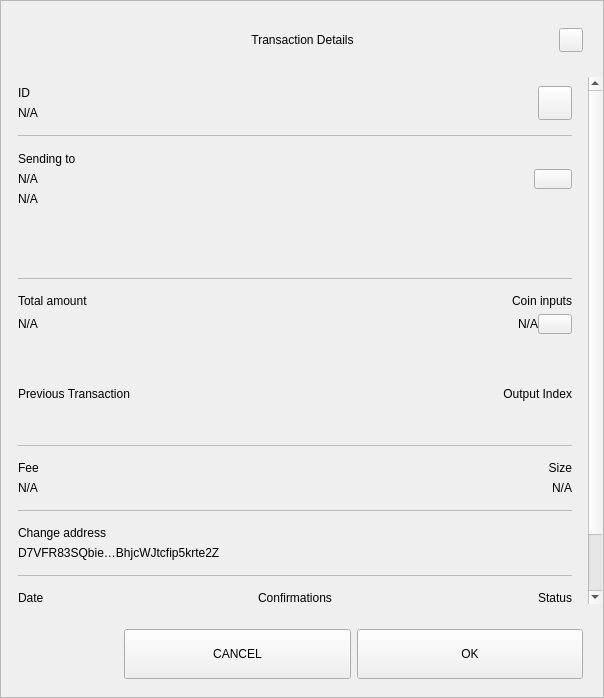
<?xml version="1.0" encoding="UTF-8"?>
<ui version="4.0">
 <class>TxDetailDialog</class>
 <widget class="QWidget" name="TxDetailDialog">
  <property name="geometry">
   <rect>
    <x>0</x>
    <y>0</y>
    <width>604</width>
    <height>698</height>
   </rect>
  </property>
  <property name="sizePolicy">
   <sizepolicy hsizetype="Preferred" vsizetype="Expanding">
    <horstretch>0</horstretch>
    <verstretch>0</verstretch>
   </sizepolicy>
  </property>
  <property name="minimumSize">
   <size>
    <width>574</width>
    <height>500</height>
   </size>
  </property>
  <property name="windowTitle">
   <string>Form</string>
  </property>
  <property name="styleSheet">
   <string notr="true"/>
  </property>
  <layout class="QVBoxLayout" name="verticalLayout_3">
   <property name="spacing">
    <number>0</number>
   </property>
   <property name="leftMargin">
    <number>0</number>
   </property>
   <property name="topMargin">
    <number>0</number>
   </property>
   <property name="rightMargin">
    <number>0</number>
   </property>
   <property name="bottomMargin">
    <number>0</number>
   </property>
   <item>
    <widget class="QFrame" name="frame">
     <property name="sizePolicy">
      <sizepolicy hsizetype="Preferred" vsizetype="Expanding">
       <horstretch>0</horstretch>
       <verstretch>0</verstretch>
      </sizepolicy>
     </property>
     <property name="styleSheet">
      <string notr="true"/>
     </property>
     <property name="frameShape">
      <enum>QFrame::StyledPanel</enum>
     </property>
     <property name="frameShadow">
      <enum>QFrame::Raised</enum>
     </property>
     <layout class="QVBoxLayout" name="verticalLayout">
      <property name="leftMargin">
       <number>0</number>
      </property>
      <property name="rightMargin">
       <number>0</number>
      </property>
      <item>
       <layout class="QHBoxLayout" name="horizontalLayout_3">
        <property name="spacing">
         <number>0</number>
        </property>
        <property name="leftMargin">
         <number>20</number>
        </property>
        <property name="topMargin">
         <number>10</number>
        </property>
        <property name="rightMargin">
         <number>20</number>
        </property>
        <item>
         <spacer name="horizontalSpacer_1">
          <property name="orientation">
           <enum>Qt::Horizontal</enum>
          </property>
          <property name="sizeHint" stdset="0">
           <size>
            <width>40</width>
            <height>20</height>
           </size>
          </property>
         </spacer>
        </item>
        <item>
         <widget class="QLabel" name="labelTitle">
          <property name="minimumSize">
           <size>
            <width>0</width>
            <height>40</height>
           </size>
          </property>
          <property name="maximumSize">
           <size>
            <width>16777215</width>
            <height>40</height>
           </size>
          </property>
          <property name="styleSheet">
           <string notr="true">padding-left:24px;</string>
          </property>
          <property name="text">
           <string>Transaction Details</string>
          </property>
          <property name="alignment">
           <set>Qt::AlignCenter</set>
          </property>
          <property name="margin">
           <number>7</number>
          </property>
         </widget>
        </item>
        <item>
         <spacer name="horizontalSpacer_2">
          <property name="orientation">
           <enum>Qt::Horizontal</enum>
          </property>
          <property name="sizeHint" stdset="0">
           <size>
            <width>40</width>
            <height>20</height>
           </size>
          </property>
         </spacer>
        </item>
        <item>
         <widget class="QPushButton" name="btnEsc">
          <property name="minimumSize">
           <size>
            <width>24</width>
            <height>24</height>
           </size>
          </property>
          <property name="maximumSize">
           <size>
            <width>24</width>
            <height>24</height>
           </size>
          </property>
          <property name="focusPolicy">
           <enum>Qt::NoFocus</enum>
          </property>
          <property name="text">
           <string/>
          </property>
         </widget>
        </item>
       </layout>
      </item>
      <item>
       <spacer name="verticalSpacer">
        <property name="orientation">
         <enum>Qt::Vertical</enum>
        </property>
        <property name="sizeType">
         <enum>QSizePolicy::Fixed</enum>
        </property>
        <property name="sizeHint" stdset="0">
         <size>
          <width>20</width>
          <height>10</height>
         </size>
        </property>
       </spacer>
      </item>
      <item>
       <widget class="QWidget" name="layoutScroll" native="true">
        <property name="minimumSize">
         <size>
          <width>0</width>
          <height>0</height>
         </size>
        </property>
        <layout class="QVBoxLayout" name="verticalLayout_4">
         <property name="leftMargin">
          <number>0</number>
         </property>
         <property name="topMargin">
          <number>0</number>
         </property>
         <property name="rightMargin">
          <number>0</number>
         </property>
         <item>
          <widget class="QScrollArea" name="scrollArea">
           <property name="styleSheet">
            <string notr="true">#scrollArea {
background:transparent;
}</string>
           </property>
           <property name="horizontalScrollBarPolicy">
            <enum>Qt::ScrollBarAlwaysOff</enum>
           </property>
           <property name="sizeAdjustPolicy">
            <enum>QAbstractScrollArea::AdjustIgnored</enum>
           </property>
           <property name="widgetResizable">
            <bool>true</bool>
           </property>
           <property name="alignment">
            <set>Qt::AlignLeading|Qt::AlignLeft|Qt::AlignTop</set>
           </property>
           <widget class="QWidget" name="scrollAreaWidgetContents">
            <property name="geometry">
             <rect>
              <x>0</x>
              <y>0</y>
              <width>586</width>
              <height>644</height>
             </rect>
            </property>
            <property name="autoFillBackground">
             <bool>false</bool>
            </property>
            <property name="styleSheet">
             <string notr="true">#scrollAreaWidgetContents {
background:transparent;
}</string>
            </property>
            <layout class="QVBoxLayout" name="verticalLayout_7">
             <property name="spacing">
              <number>0</number>
             </property>
             <property name="sizeConstraint">
              <enum>QLayout::SetDefaultConstraint</enum>
             </property>
             <property name="leftMargin">
              <number>0</number>
             </property>
             <property name="topMargin">
              <number>0</number>
             </property>
             <property name="rightMargin">
              <number>0</number>
             </property>
             <property name="bottomMargin">
              <number>0</number>
             </property>
             <item>
              <widget class="QWidget" name="content" native="true">
               <layout class="QVBoxLayout" name="verticalLayout_2">
                <property name="leftMargin">
                 <number>16</number>
                </property>
                <property name="topMargin">
                 <number>0</number>
                </property>
                <property name="rightMargin">
                 <number>16</number>
                </property>
                <item>
                 <widget class="QWidget" name="contentID" native="true">
                  <layout class="QHBoxLayout" name="horizontalLayout_12" stretch="0,0">
                   <property name="leftMargin">
                    <number>0</number>
                   </property>
                   <property name="rightMargin">
                    <number>0</number>
                   </property>
                   <item>
                    <layout class="QVBoxLayout" name="contentID_int">
                     <item>
                      <widget class="QLabel" name="labelId">
                       <property name="maximumSize">
                        <size>
                         <width>16777215</width>
                         <height>16777215</height>
                        </size>
                       </property>
                       <property name="text">
                        <string>ID</string>
                       </property>
                      </widget>
                     </item>
                     <item>
                      <widget class="QLabel" name="textId">
                       <property name="text">
                        <string notr="true">N/A</string>
                       </property>
                      </widget>
                     </item>
                    </layout>
                   </item>
                   <item>
                    <widget class="QPushButton" name="pushCopy">
                     <property name="minimumSize">
                      <size>
                       <width>34</width>
                       <height>34</height>
                      </size>
                     </property>
                     <property name="maximumSize">
                      <size>
                       <width>34</width>
                       <height>34</height>
                      </size>
                     </property>
                     <property name="focusPolicy">
                      <enum>Qt::NoFocus</enum>
                     </property>
                     <property name="text">
                      <string/>
                     </property>
                     <property name="iconSize">
                      <size>
                       <width>24</width>
                       <height>24</height>
                      </size>
                     </property>
                    </widget>
                   </item>
                  </layout>
                 </widget>
                </item>
                <item>
                 <widget class="QLabel" name="labelDividerID">
                  <property name="maximumSize">
                   <size>
                    <width>16777215</width>
                    <height>1</height>
                   </size>
                  </property>
                  <property name="styleSheet">
                   <string notr="true">background-color:#bababa;</string>
                  </property>
                  <property name="text">
                   <string/>
                  </property>
                 </widget>
                </item>
                <item>
                 <widget class="QWidget" name="contentOutputsLabel" native="true">
                  <layout class="QHBoxLayout" name="horizontalLayout_11" stretch="0,0">
                   <property name="spacing">
                    <number>6</number>
                   </property>
                   <property name="leftMargin">
                    <number>0</number>
                   </property>
                   <property name="topMargin">
                    <number>9</number>
                   </property>
                   <property name="rightMargin">
                    <number>0</number>
                   </property>
                   <property name="bottomMargin">
                    <number>9</number>
                   </property>
                   <item>
                    <layout class="QVBoxLayout" name="contentOutputsLabel_int">
                     <property name="leftMargin">
                      <number>0</number>
                     </property>
                     <property name="topMargin">
                      <number>1</number>
                     </property>
                     <property name="rightMargin">
                      <number>6</number>
                     </property>
                     <property name="bottomMargin">
                      <number>1</number>
                     </property>
                     <item>
                      <widget class="QLabel" name="labelSend">
                       <property name="maximumSize">
                        <size>
                         <width>16777215</width>
                         <height>16777215</height>
                        </size>
                       </property>
                       <property name="text">
                        <string>Sending to</string>
                       </property>
                      </widget>
                     </item>
                     <item>
                      <widget class="QWidget" name="widget" native="true">
                       <layout class="QVBoxLayout" name="verticalLayout_6">
                        <property name="leftMargin">
                         <number>0</number>
                        </property>
                        <property name="topMargin">
                         <number>0</number>
                        </property>
                        <property name="rightMargin">
                         <number>0</number>
                        </property>
                        <property name="bottomMargin">
                         <number>0</number>
                        </property>
                        <item>
                         <widget class="QLabel" name="textSendLabel">
                          <property name="text">
                           <string notr="true">N/A</string>
                          </property>
                         </widget>
                        </item>
                        <item>
                         <widget class="QLabel" name="textSend">
                          <property name="text">
                           <string notr="true">N/A</string>
                          </property>
                         </widget>
                        </item>
                       </layout>
                      </widget>
                     </item>
                    </layout>
                   </item>
                   <item>
                    <widget class="QPushButton" name="pushOutputs">
                     <property name="minimumSize">
                      <size>
                       <width>34</width>
                       <height>20</height>
                      </size>
                     </property>
                     <property name="maximumSize">
                      <size>
                       <width>38</width>
                       <height>20</height>
                      </size>
                     </property>
                     <property name="focusPolicy">
                      <enum>Qt::NoFocus</enum>
                     </property>
                     <property name="styleSheet">
                      <string notr="true"/>
                     </property>
                     <property name="text">
                      <string/>
                     </property>
                    </widget>
                   </item>
                  </layout>
                 </widget>
                </item>
                <item>
                 <widget class="QScrollArea" name="outputsScrollArea">
                  <property name="minimumSize">
                   <size>
                    <width>0</width>
                    <height>50</height>
                   </size>
                  </property>
                  <property name="styleSheet">
                   <string notr="true">#outputsScrollArea {
background:transparent;
}</string>
                  </property>
                  <property name="widgetResizable">
                   <bool>true</bool>
                  </property>
                  <widget class="QWidget" name="container_outputs_base">
                   <property name="geometry">
                    <rect>
                     <x>0</x>
                     <y>0</y>
                     <width>552</width>
                     <height>48</height>
                    </rect>
                   </property>
                   <property name="styleSheet">
                    <string notr="true">#container_outputs_base {
background:transparent;
}</string>
                   </property>
                  </widget>
                 </widget>
                </item>
                <item>
                 <widget class="QLabel" name="labelDividerOutputs">
                  <property name="maximumSize">
                   <size>
                    <width>16777215</width>
                    <height>1</height>
                   </size>
                  </property>
                  <property name="styleSheet">
                   <string notr="true">background-color:#bababa;</string>
                  </property>
                  <property name="text">
                   <string/>
                  </property>
                 </widget>
                </item>
                <item>
                 <widget class="QWidget" name="gridAmounts" native="true">
                  <layout class="QGridLayout" name="contentAmountInputs">
                   <property name="leftMargin">
                    <number>0</number>
                   </property>
                   <property name="topMargin">
                    <number>9</number>
                   </property>
                   <property name="rightMargin">
                    <number>0</number>
                   </property>
                   <property name="bottomMargin">
                    <number>9</number>
                   </property>
                   <property name="horizontalSpacing">
                    <number>12</number>
                   </property>
                   <item row="1" column="0">
                    <widget class="QLabel" name="textAmount">
                     <property name="text">
                      <string notr="true">N/A</string>
                     </property>
                    </widget>
                   </item>
                   <item row="0" column="0">
                    <widget class="QLabel" name="labelAmount">
                     <property name="maximumSize">
                      <size>
                       <width>16777215</width>
                       <height>16777215</height>
                      </size>
                     </property>
                     <property name="text">
                      <string>Total amount</string>
                     </property>
                    </widget>
                   </item>
                   <item row="0" column="3">
                    <widget class="QLabel" name="labelInputs">
                     <property name="sizePolicy">
                      <sizepolicy hsizetype="Minimum" vsizetype="Preferred">
                       <horstretch>0</horstretch>
                       <verstretch>0</verstretch>
                      </sizepolicy>
                     </property>
                     <property name="maximumSize">
                      <size>
                       <width>16777215</width>
                       <height>16777215</height>
                      </size>
                     </property>
                     <property name="text">
                      <string>Coin inputs</string>
                     </property>
                     <property name="alignment">
                      <set>Qt::AlignRight|Qt::AlignTrailing|Qt::AlignVCenter</set>
                     </property>
                    </widget>
                   </item>
                   <item row="1" column="3">
                    <layout class="QHBoxLayout" name="horizontalLayout">
                     <item>
                      <widget class="QLabel" name="textInputs">
                       <property name="text">
                        <string notr="true">N/A</string>
                       </property>
                       <property name="alignment">
                        <set>Qt::AlignRight|Qt::AlignTrailing|Qt::AlignVCenter</set>
                       </property>
                      </widget>
                     </item>
                     <item>
                      <widget class="QPushButton" name="pushInputs">
                       <property name="maximumSize">
                        <size>
                         <width>34</width>
                         <height>20</height>
                        </size>
                       </property>
                       <property name="focusPolicy">
                        <enum>Qt::NoFocus</enum>
                       </property>
                       <property name="layoutDirection">
                        <enum>Qt::LeftToRight</enum>
                       </property>
                       <property name="styleSheet">
                        <string notr="true"/>
                       </property>
                       <property name="text">
                        <string/>
                       </property>
                      </widget>
                     </item>
                    </layout>
                   </item>
                  </layout>
                 </widget>
                </item>
                <item>
                 <widget class="QFrame" name="gridInputs">
                  <property name="sizePolicy">
                   <sizepolicy hsizetype="Preferred" vsizetype="MinimumExpanding">
                    <horstretch>0</horstretch>
                    <verstretch>0</verstretch>
                   </sizepolicy>
                  </property>
                  <property name="minimumSize">
                   <size>
                    <width>0</width>
                    <height>90</height>
                   </size>
                  </property>
                  <property name="lineWidth">
                   <number>0</number>
                  </property>
                  <layout class="QGridLayout" name="gridLayoutInput" columnstretch="5,0">
                   <property name="sizeConstraint">
                    <enum>QLayout::SetMaximumSize</enum>
                   </property>
                   <property name="leftMargin">
                    <number>0</number>
                   </property>
                   <property name="rightMargin">
                    <number>0</number>
                   </property>
                   <property name="verticalSpacing">
                    <number>0</number>
                   </property>
                   <item row="0" column="1">
                    <widget class="QLabel" name="labelOutputIndex">
                     <property name="layoutDirection">
                      <enum>Qt::LeftToRight</enum>
                     </property>
                     <property name="text">
                      <string>Output Index</string>
                     </property>
                     <property name="textFormat">
                      <enum>Qt::AutoText</enum>
                     </property>
                     <property name="alignment">
                      <set>Qt::AlignRight|Qt::AlignTrailing|Qt::AlignVCenter</set>
                     </property>
                     <property name="margin">
                      <number>0</number>
                     </property>
                    </widget>
                   </item>
                   <item row="0" column="0" alignment="Qt::AlignLeft">
                    <widget class="QLabel" name="labelTitlePrevTx">
                     <property name="text">
                      <string>Previous Transaction</string>
                     </property>
                    </widget>
                   </item>
                  </layout>
                 </widget>
                </item>
                <item>
                 <widget class="QLabel" name="labelDividerPrevtx">
                  <property name="maximumSize">
                   <size>
                    <width>16777215</width>
                    <height>1</height>
                   </size>
                  </property>
                  <property name="styleSheet">
                   <string notr="true">background-color:#bababa;</string>
                  </property>
                  <property name="text">
                   <string/>
                  </property>
                 </widget>
                </item>
                <item>
                 <layout class="QHBoxLayout" name="contentFeeSize">
                  <property name="topMargin">
                   <number>9</number>
                  </property>
                  <property name="bottomMargin">
                   <number>9</number>
                  </property>
                  <item>
                   <layout class="QVBoxLayout" name="contentFee">
                    <property name="topMargin">
                     <number>0</number>
                    </property>
                    <property name="bottomMargin">
                     <number>0</number>
                    </property>
                    <item>
                     <widget class="QLabel" name="labelFee">
                      <property name="maximumSize">
                       <size>
                        <width>16777215</width>
                        <height>16777215</height>
                       </size>
                      </property>
                      <property name="text">
                       <string>Fee</string>
                      </property>
                     </widget>
                    </item>
                    <item>
                     <widget class="QLabel" name="textFee">
                      <property name="text">
                       <string notr="true">N/A</string>
                      </property>
                     </widget>
                    </item>
                   </layout>
                  </item>
                  <item>
                   <widget class="QWidget" name="contentSize" native="true">
                    <layout class="QVBoxLayout" name="contentSize_layout">
                     <property name="topMargin">
                      <number>0</number>
                     </property>
                     <property name="rightMargin">
                      <number>0</number>
                     </property>
                     <property name="bottomMargin">
                      <number>0</number>
                     </property>
                     <item>
                      <widget class="QLabel" name="labelSize">
                       <property name="maximumSize">
                        <size>
                         <width>16777215</width>
                         <height>16777215</height>
                        </size>
                       </property>
                       <property name="text">
                        <string>Size</string>
                       </property>
                       <property name="alignment">
                        <set>Qt::AlignRight|Qt::AlignTrailing|Qt::AlignVCenter</set>
                       </property>
                      </widget>
                     </item>
                     <item>
                      <widget class="QLabel" name="textSize">
                       <property name="text">
                        <string notr="true">N/A</string>
                       </property>
                       <property name="alignment">
                        <set>Qt::AlignRight|Qt::AlignTrailing|Qt::AlignVCenter</set>
                       </property>
                      </widget>
                     </item>
                    </layout>
                   </widget>
                  </item>
                 </layout>
                </item>
                <item>
                 <widget class="QLabel" name="labelDividerFeeSize">
                  <property name="maximumSize">
                   <size>
                    <width>16777215</width>
                    <height>1</height>
                   </size>
                  </property>
                  <property name="styleSheet">
                   <string notr="true">background-color:#bababa;</string>
                  </property>
                  <property name="text">
                   <string/>
                  </property>
                 </widget>
                </item>
                <item>
                 <widget class="QWidget" name="contentChangeAddress" native="true">
                  <layout class="QVBoxLayout" name="contentChangeAddress_layout">
                   <property name="leftMargin">
                    <number>0</number>
                   </property>
                   <property name="topMargin">
                    <number>9</number>
                   </property>
                   <property name="rightMargin">
                    <number>0</number>
                   </property>
                   <property name="bottomMargin">
                    <number>9</number>
                   </property>
                   <item>
                    <widget class="QLabel" name="labelChange">
                     <property name="maximumSize">
                      <size>
                       <width>16777215</width>
                       <height>16777215</height>
                      </size>
                     </property>
                     <property name="text">
                      <string>Change address</string>
                     </property>
                    </widget>
                   </item>
                   <item>
                    <widget class="QLabel" name="textChange">
                     <property name="text">
                      <string>D7VFR83SQbie…BhjcWJtcfip5krte2Z </string>
                     </property>
                    </widget>
                   </item>
                  </layout>
                 </widget>
                </item>
                <item>
                 <widget class="QLabel" name="labelDividerChange">
                  <property name="maximumSize">
                   <size>
                    <width>16777215</width>
                    <height>1</height>
                   </size>
                  </property>
                  <property name="styleSheet">
                   <string notr="true">background-color:#bababa;</string>
                  </property>
                  <property name="text">
                   <string/>
                  </property>
                 </widget>
                </item>
                <item>
                 <widget class="QWidget" name="gridConfDateStatus" native="true">
                  <layout class="QGridLayout" name="contentConfDateStatus">
                   <property name="leftMargin">
                    <number>0</number>
                   </property>
                   <property name="rightMargin">
                    <number>0</number>
                   </property>
                   <item row="1" column="3">
                    <widget class="QLabel" name="textStatus">
                     <property name="text">
                      <string>Spendable</string>
                     </property>
                     <property name="alignment">
                      <set>Qt::AlignRight|Qt::AlignTrailing|Qt::AlignVCenter</set>
                     </property>
                    </widget>
                   </item>
                   <item row="0" column="1">
                    <widget class="QLabel" name="labelConfirmations">
                     <property name="maximumSize">
                      <size>
                       <width>16777215</width>
                       <height>16777215</height>
                      </size>
                     </property>
                     <property name="text">
                      <string>Confirmations</string>
                     </property>
                     <property name="alignment">
                      <set>Qt::AlignCenter</set>
                     </property>
                    </widget>
                   </item>
                   <item row="0" column="3">
                    <widget class="QLabel" name="labelStatus">
                     <property name="maximumSize">
                      <size>
                       <width>16777215</width>
                       <height>16777215</height>
                      </size>
                     </property>
                     <property name="text">
                      <string>Status</string>
                     </property>
                     <property name="alignment">
                      <set>Qt::AlignRight|Qt::AlignTrailing|Qt::AlignVCenter</set>
                     </property>
                    </widget>
                   </item>
                   <item row="1" column="1">
                    <widget class="QLabel" name="textConfirmations">
                     <property name="text">
                      <string notr="true">N/A</string>
                     </property>
                     <property name="alignment">
                      <set>Qt::AlignCenter</set>
                     </property>
                    </widget>
                   </item>
                   <item row="0" column="0">
                    <widget class="QLabel" name="labelDate">
                     <property name="maximumSize">
                      <size>
                       <width>16777215</width>
                       <height>16777215</height>
                      </size>
                     </property>
                     <property name="text">
                      <string>Date</string>
                     </property>
                     <property name="alignment">
                      <set>Qt::AlignLeading|Qt::AlignLeft|Qt::AlignVCenter</set>
                     </property>
                    </widget>
                   </item>
                   <item row="1" column="0">
                    <widget class="QLabel" name="textDate">
                     <property name="text">
                      <string>May 25, 2017</string>
                     </property>
                     <property name="alignment">
                      <set>Qt::AlignLeading|Qt::AlignLeft|Qt::AlignVCenter</set>
                     </property>
                    </widget>
                   </item>
                  </layout>
                 </widget>
                </item>
                <item>
                 <widget class="QLabel" name="labelDividerConfs">
                  <property name="maximumSize">
                   <size>
                    <width>16777215</width>
                    <height>1</height>
                   </size>
                  </property>
                  <property name="styleSheet">
                   <string notr="true">background-color:#bababa;</string>
                  </property>
                  <property name="text">
                   <string/>
                  </property>
                 </widget>
                </item>
                <item>
                 <spacer name="verticalSpacer_2">
                  <property name="orientation">
                   <enum>Qt::Vertical</enum>
                  </property>
                  <property name="sizeType">
                   <enum>QSizePolicy::Expanding</enum>
                  </property>
                  <property name="sizeHint" stdset="0">
                   <size>
                    <width>20</width>
                    <height>10</height>
                   </size>
                  </property>
                 </spacer>
                </item>
                <item>
                 <widget class="QLabel" name="labelWarning">
                  <property name="text">
                   <string>TextLabel</string>
                  </property>
                  <property name="alignment">
                   <set>Qt::AlignCenter</set>
                  </property>
                 </widget>
                </item>
               </layout>
              </widget>
             </item>
            </layout>
           </widget>
          </widget>
         </item>
        </layout>
       </widget>
      </item>
      <item>
       <widget class="QWidget" name="containerButtons" native="true">
        <layout class="QHBoxLayout" name="horizontalLayout1" stretch="1,2,2">
         <property name="leftMargin">
          <number>10</number>
         </property>
         <property name="rightMargin">
          <number>20</number>
         </property>
         <item>
          <spacer name="horizontalSpacer_3">
           <property name="orientation">
            <enum>Qt::Horizontal</enum>
           </property>
           <property name="sizeHint" stdset="0">
            <size>
             <width>40</width>
             <height>20</height>
            </size>
           </property>
          </spacer>
         </item>
         <item>
          <widget class="QPushButton" name="btnCancel">
           <property name="minimumSize">
            <size>
             <width>200</width>
             <height>50</height>
            </size>
           </property>
           <property name="focusPolicy">
            <enum>Qt::NoFocus</enum>
           </property>
           <property name="text">
            <string>CANCEL</string>
           </property>
          </widget>
         </item>
         <item>
          <widget class="QPushButton" name="btnSave">
           <property name="minimumSize">
            <size>
             <width>200</width>
             <height>50</height>
            </size>
           </property>
           <property name="focusPolicy">
            <enum>Qt::NoFocus</enum>
           </property>
           <property name="text">
            <string>OK</string>
           </property>
          </widget>
         </item>
        </layout>
       </widget>
      </item>
     </layout>
    </widget>
   </item>
  </layout>
 </widget>
 <resources/>
 <connections/>
</ui>
